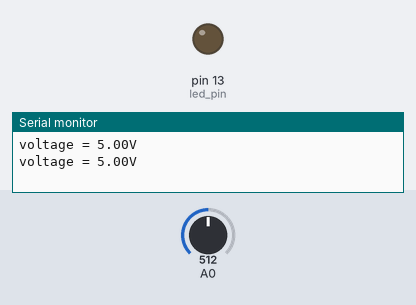
Simulated run of this sketch. Board: Arduino Uno, built with avr-gcc and run on an emulated ATmega328P. Shown: output pins drawn as LEDs (lit = HIGH), the last lines printed to the serial monitor. The test bench sets the inputs (shaded band); at power-on: A0 = 512.

Above: at 5.8 s.
5.9 s: A0 set to 368
11.9 s: A0 set to 343
At 16.4 s:
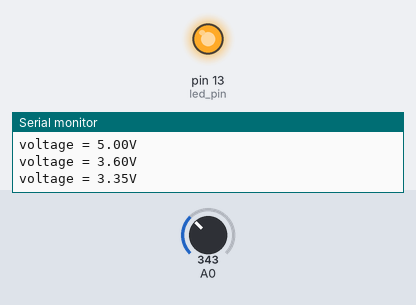
Timing chart, 0 to 17.9 s (numbered marks = the images above; inputs shaded):
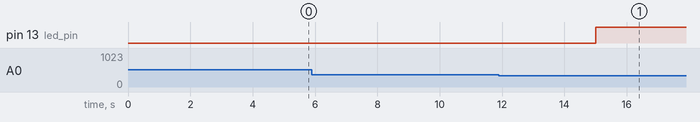

Measured:
- the behaviour switches between 359 and 358 on A0 (found by bisection; images 0 and 1)
- after the input at 11.9 s, pin 13 (led_pin): LOW → HIGH after 3.1 s

The sketch:

Arduino_analog_read.ino
```cpp
// Print battery voltage
// with Voltage Divider (2x 10K resistor)
/*
  Resistors are aligned in series.
  One end goes to Battery - and also to Arduino GND
  The other goes to Battery + and also to Arduino Vin
  The middle (connection between two resistors) goes to Arduino A0
*/

#include <Wire.h>
#define led_pin 13

void setup()
{
  Serial.begin(9600);
  pinMode(led_pin, OUTPUT);
  digitalWrite(led_pin, LOW);
}

void loop()
{
  printVolts();
}

 void printVolts()
{
  int sensorValue = analogRead(A0); //read the A0 pin value
  float voltage = sensorValue * (5.00 / 1023.00) * 2; //convert the value to a true voltage.
  Serial.print("voltage = ");
  Serial.print(voltage);
  Serial.println("V");

  if (voltage < 3.50) //set the voltage considered low battery here
  {
    digitalWrite(led_pin, HIGH);
  }

  delay(5000);
}
```
